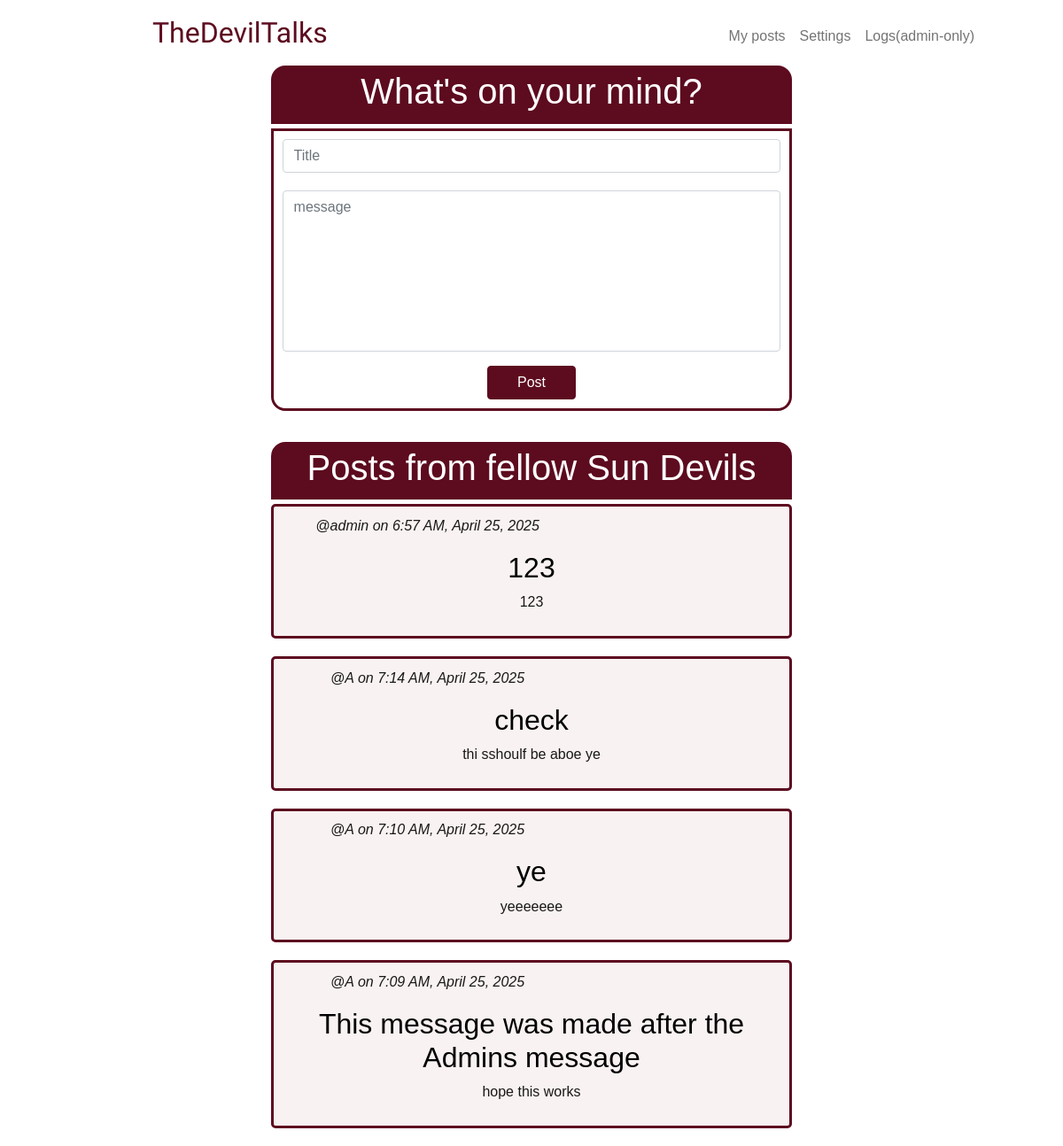
The page / (signed in) on the database its author committed.
### tables this page shows
CREATE TABLE posts (
    id INTEGER PRIMARY KEY AUTOINCREMENT NOT NULL,
    user_id INTEGER NOT NULL,
    title TEXT NOT NULL, 
    content TEXT NOT NULL,
    time_stamp DATETIME DEFAULT CURRENT_TIMESTAMP,
    FOREIGN KEY (user_id) REFERENCES users(id) ON DELETE RESTRICT
);

CREATE TABLE users (
    id INTEGER PRIMARY KEY AUTOINCREMENT NOT NULL,
    username TEXT UNIQUE NOT NULL,
    hashed_password TEXT NOT NULL,
    joined_at DATETIME NOT NULL DEFAULT CURRENT_TIMESTAMP,
    is_admin BOOLEAN DEFAULT FALSE
);

### app.py (the view)
@app.route("/", methods=["GET", "POST"])
@login_required
def home():
    fetch_query = """
    WITH ranked_posts AS (
        SELECT
            posts.id,
            posts.title,
            posts.content,
            posts.time_stamp,
            users.username,
            users.is_admin,
            RANK() OVER (
                ORDER BY users.is_admin DESC, posts.time_stamp DESC
            ) AS rank_order
        FROM posts
        JOIN users ON posts.user_id = users.id
        )
        SELECT *
        FROM ranked_posts
        ORDER BY rank_order;
    """
    if request.method == "POST":
        title = request.form.get("title")
        content = request.form.get("content")
        if not title:
            error_title = "*Add a title"
            posts = db.execute(fetch_query)
            return render_template("home.html", error_title=error_title, posts=posts, content=content)
        if not content:
            error_content = "Write a comment."
            posts = db.execute(fetch_query)
            return render_template("home.html", error_content=error_content, posts=posts, title=title)
        title = request.form.get("title")
        content = request.form.get("content")
        db.execute("INSERT INTO posts (user_id, title, content) VALUES (?, ?, ?)",
                    session["user_id"], title, content)
        posts = db.execute(fetch_query)
        return render_template("home.html", posts=posts)
    else:
        posts = db.execute(fetch_query)
        return render_template("home.html", posts=posts)

### app.py (called while the page is built)
def login_required(f):
    @wraps(f)
    def decorated_function(*args, **kwargs):
        if session.get("user_id") is None:
            return redirect("/login")
        return f(*args, **kwargs)
    return decorated_function

@app.template_filter("format_datetime")
def format_datetime(date_time):
    try:
        parsed_date_time = datetime.strptime(date_time, "%Y-%m-%d %H:%M:%S")
        if platform.system() == "Windows":
            format = "%#I:%M %p, %B %d, %Y" # Hashtag instead of '-'
        else:
            format = "%-I:%M %p, %B %d, %Y" # UNIX OS: '-' instead of Hashtag
        return parsed_date_time.strftime(format)
    except Exception:
        return date_time

### templates/home.html (shortened to what this page needs)
{% extends "layout.html" %}
{% block main %}
    <div class="users-post-header">
        <h1> What's on your mind? </h1>
    </div>
    <div class="users-post-container">
        <form action="/" method="post">
            <div class="mb-3">
                <input class="form-control" id="title" name="title" placeholder="Title" type="text" value="{{ title }}">
            </div>
            <div class="mb-3">
                <textarea class="form-control" id="content" name="content" placeholder="message" rows = "7" maxlength="500" style="resize: none" >{{ content }}</textarea>
            </div>
            <button class="btn btn-primary main-button" id="home-button" type="submit"> Post </button>
        </form>
    </div>
    <div class="others-post-header">
        <h1> Posts from fellow Sun Devils </h1>
    </div>
    <div>
        {% for post in posts %}
            <div class="others-post-container">
                <div class="row">
                    <div class="column left">
                        <p> <i>@{{ post["username"] }} on {{ post["time_stamp"] | format_datetime }}</i></p>
                    </div>
                </div>
                <h2> {{ post["title"] }} </h2>
                <p> {{ post["content"] }} </p>
            </div>
        {% endfor %}
    </div>
{% endblock %}

### static/styles.css (style rules this page uses)
h1 { font-size: 40px; }
p { color:rgba(0, 0, 0, 0.9) ; }
* { font-family: Verdana, Geneva, Tahoma, sans-serif; }
.users-post-header { background-color: rgb(93, 11, 31); color: rgb(255, 255, 255); margin: 0 25% 0 25%; padding: 0.3rem; text-align: center; border-radius: 1rem 1rem 0 0; }
.users-post-container { background-color: rgba(255, 255, 255, 0.9); border: solid; border-width: 3px; border-color: rgb(93, 11, 31); color: rgb(93, 11, 31); margin: 5px 25% 20px 25%; padding: 0.6rem; text-align: center; border-radius: 0 0 1rem 1rem; }
.others-post-header { background-color: rgb(93, 11, 31); color: rgb(255, 255, 255); margin: 35px 25% 0 25%; padding: 0.3rem; text-align: center; border-radius: 1rem 1rem 0 0; }
.others-post-container { background-color: rgba(128, 0, 0, 0.05); border: solid; border-width: 3px; border-color: rgb(93, 11, 31); color: rgb(0, 0, 0); margin: 5px 25% 20px 25%; padding: 0.6rem; text-align: center; border-radius: 5px; }
.main-button, .main-button:hover { background-color: rgb(93, 11, 31); color: rgb(255, 255, 255); border-color: rgb(93, 11, 31); width:100px; font-size: 16px; }
.row { display: flex !important; }
.column { float: left; }
.left { width: 60% !important; }
input { margin-bottom: 20px !important; }

### rows shown on the page
posts: username "admin", time_stamp "6:57 AM, April 25, 2025", title "123", content "123"
posts: username "A", time_stamp "7:14 AM, April 25, 2025", title "check", content "thi sshoulf be aboe ye"
posts: username "A", time_stamp "7:10 AM, April 25, 2025", title "ye", content "yeeeeeee"
posts: username "A", time_stamp "7:09 AM, April 25, 2025", title "This message was made after the Admins message", content "hope this works"
